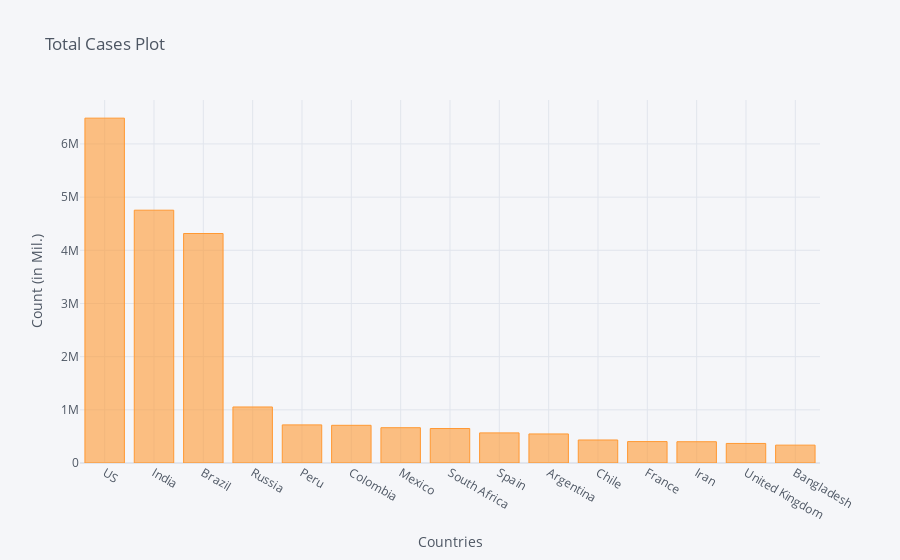

The notebook cell saved with this chart:
### Code cell
corona_dframe_agg_plot.iplot(kind='bar', x='Country/Region', y='9/12/20',
                             title='Total Cases Plot',xTitle='Countries',yTitle='Count (in Mil.)')

### Figure 1 — Plotly figure (JSON) as saved in the notebook; plotly's stock layout.template omitted (floating-point values rounded to 4 significant figures)
{"data": [{"marker": {"color": "rgba(255, 153, 51, 0.6)", "line": {"color": "rgba(255, 153, 51, 1.0)", "width": 1}}, "name": "9/12/20", "orientation": "v", "text": "", "type": "bar", "x": ["US", "India", "Brazil", "Russia", "Peru", "Colombia", "Mexico", "South Africa", "Spain", "Argentina", "Chile", "France", "Iran", "United Kingdom", "Bangladesh"], "y": [6485214, 4754356, 4315687, 1053663, 716670, 708964, 663973, 648214, 566326, 546481, 432666, 402811, 399940, 367592, 336044]}], "layout": {"legend": {"bgcolor": "#F5F6F9", "font": {"color": "#4D5663"}}, "paper_bgcolor": "#F5F6F9", "plot_bgcolor": "#F5F6F9", "title": {"font": {"color": "#4D5663"}, "text": "Total Cases Plot"}, "xaxis": {"gridcolor": "#E1E5ED", "showgrid": true, "tickfont": {"color": "#4D5663"}, "title": {"font": {"color": "#4D5663"}, "text": "Countries"}, "zerolinecolor": "#E1E5ED"}, "yaxis": {"gridcolor": "#E1E5ED", "showgrid": true, "tickfont": {"color": "#4D5663"}, "title": {"font": {"color": "#4D5663"}, "text": "Count (in Mil.)"}, "zerolinecolor": "#E1E5ED"}}}
